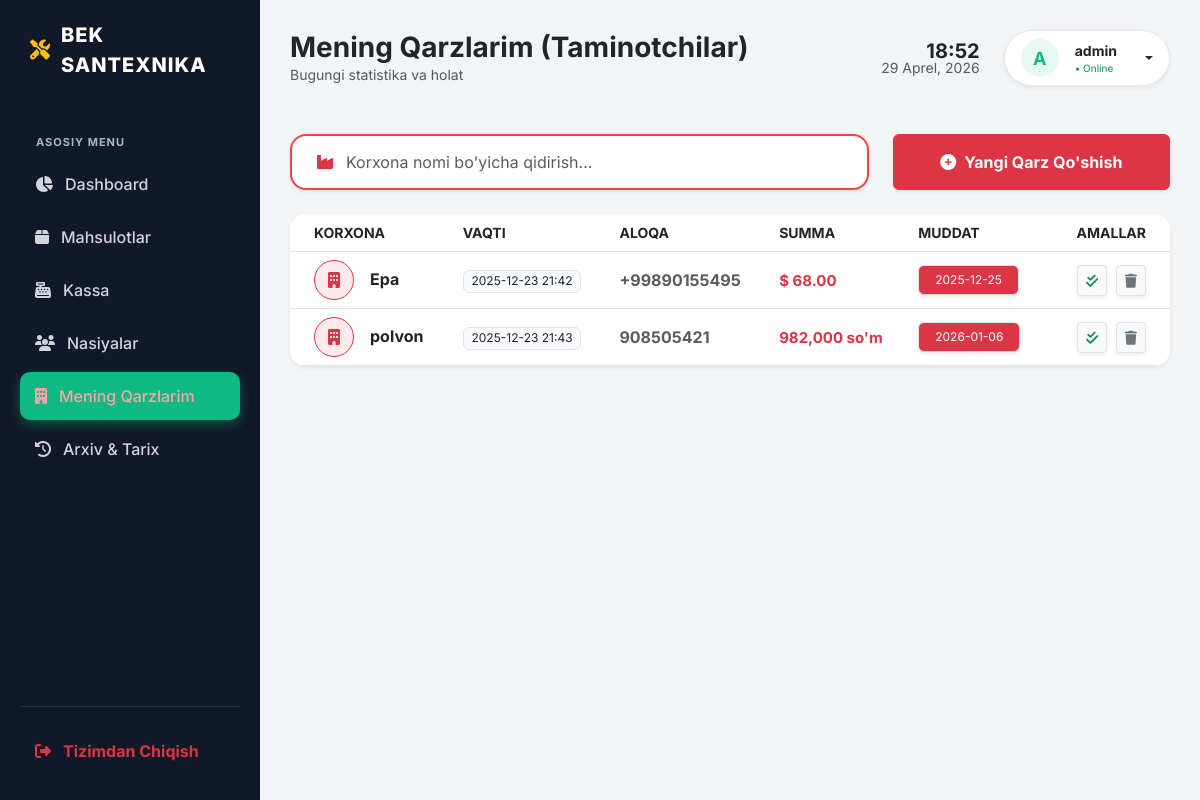
/my_debts (signed in), run on the app's committed database.
### tables this page shows
CREATE TABLE my_debts
                    (
                        id
                        INTEGER
                        PRIMARY
                        KEY
                        AUTOINCREMENT,
                        supplier
                        TEXT, -- Korxona nomi
                        phone
                        TEXT,
                        amount
                        REAL,
                        currency
                        TEXT
                        DEFAULT
                        'UZS',
                        note
                        TEXT,
                        due_date
                        TEXT,
                        date_added
                        TEXT,
                        status
                        TEXT
                        DEFAULT
                        'active'
                    );

### app.py (the view, shortened to what this page needs)
@app.route('/my_debts', methods=['GET', 'POST'])
@login_required
def my_debts():
    conn = get_db()
    my_debts = conn.execute("SELECT * FROM my_debts WHERE status='active' ORDER BY due_date ASC").fetchall()
    conn.close()
    return render_template('my_debts.html', my_debts=my_debts)

### app.py (called while the page is built)
def get_db():
    conn = sqlite3.connect('database.db', timeout=30)
    try:
        conn.execute('PRAGMA journal_mode=WAL;')
        conn.execute('PRAGMA synchronous=NORMAL;')
    except:
        pass
    conn.row_factory = sqlite3.Row
    return conn

@app.template_filter('date_color')
def date_color_filter(date_str):
    try:
        due_date = datetime.strptime(date_str, '%Y-%m-%d').date()
        today = datetime.now().date()
        days_left = (due_date - today).days
        if days_left < 0:
            return "bg-danger text-white"
        elif days_left == 0:
            return "bg-danger text-white border border-dark"
        elif days_left <= 3:
            return "bg-warning text-dark fw-bold"
        else:
            return "bg-primary bg-opacity-10 text-primary border border-primary"
    except:
        return "bg-secondary text-white"

def login_required(f):
    @wraps(f)
    def decorated_function(*args, **kwargs):
        if not session.get('logged_in'): return redirect(url_for('login'))
        return f(*args, **kwargs)
    return decorated_function

@app.after_request
def add_header(response):
    if 'static' in request.path:
        response.cache_control.max_age = 31536000
        response.cache_control.public = True
    return response

### templates/my_debts.html (shortened to what this page needs)
{% extends 'base.html' %}
{% block title %} Mening Qarzlarim (Taminotchilar) {% endblock %}
{% block content %}
<div class="row mb-4">
    <div class="col-md-8">
        <div class="card-custom p-2 d-flex align-items-center shadow-sm" style="border: 2px solid #ef4444;">
            <i class="fas fa-industry text-danger ms-3"></i>
            <input type="text" id="searchInput" class="form-control border-0 shadow-none" placeholder="Korxona nomi bo'yicha qidirish...">
        </div>
    </div>
    <div class="col-md-4 mt-3 mt-md-0">
        <button class="btn btn-danger w-100 h-100 fw-bold shadow-sm d-flex align-items-center justify-content-center gap-2"
                data-bs-toggle="modal" data-bs-target="#debtModal">
            <i class="fas fa-plus-circle"></i> Yangi Qarz Qo'shish
        </button>
    </div>
</div>
<div class="card-custom p-0 overflow-hidden shadow-sm">
    <div class="table-responsive" style="max-height: 700px;">
        <table class="table table-hover mb-0 align-middle">
            <thead class="bg-light text-uppercase small text-muted sticky-top">
                <tr>
                    <th class="ps-4">Korxona</th>
                    <th>Vaqti</th>
                    <th>Aloqa</th>
                    <th>Summa</th>
                    <th>Muddat</th>
                    <th class="text-end pe-4">Amallar</th>
                </tr>
            </thead>
            <tbody id="tableBody">
                {% for d in my_debts %}
                <tr class="debt-row">
                    <td class="ps-4">
                        <div class="d-flex align-items-center gap-3">
                            <div class="bg-danger bg-opacity-10 text-danger rounded-circle d-flex align-items-center justify-content-center fw-bold border border-danger" style="width: 40px; height: 40px;">
                                <i class="fas fa-building"></i>
                            </div>
                            <div>
                                <h6 class="m-0 fw-bold text-dark customer-name">{{ d.supplier }}</h6>
                            </div>
                        </div>
                    </td>
                    <td>
                        <span class="badge bg-light text-dark border fw-normal">{{ d.date_added }}</span>
                    </td>
                    <td>
                        <span class="text-muted fw-bold">{{ d.phone }}</span>
                    </td>
                    <td>
                        <span class="text-danger fw-bold" style="font-size: 15px;">
                            {% if d.currency == 'USD' %} $ {{ "{:,.2f}".format(d.amount | float) }}
                            {% else %} {{ "{:,.0f}".format(d.amount | float) }} so'm {% endif %}
                        </span>
                    </td>
                    <td>
                        <span class="badge {{ d.due_date | date_color }} border px-3 py-2 fw-normal shadow-sm">
                            {{ d.due_date }}
                        </span>
                    </td>
                    <td class="text-end pe-4">
                        <form method="POST" style="display:inline;">
                            <button class="btn btn-sm btn-light border text-success shadow-sm mx-1" title="Qarz uzildi">
                                <i class="fas fa-check-double"></i>
                            </button>
                        </form>
                        <form method="POST" style="display:inline;" onsubmit="return confirm('O\'chirilsinmi?');">
                            <button class="btn btn-sm btn-light border text-secondary shadow-sm" title="O'chirish">
                                <i class="fas fa-trash"></i>
                            </button>
                        </form>
                    </td>
                </tr>
                {% else %}
                <tr><td colspan="6" class="text-center py-5 text-muted">Hozircha qarzingiz yo'q!</td></tr>
                {% endfor %}
            </tbody>
        </table>
    </div>
</div>
{% endblock %}

### templates/base.html (style rules this page uses)
:root { --primary-color: #10b981; --primary-hover: #059669; --sidebar-bg: #111827; --bg-body: #f3f4f6; --text-dark: #1f2937; }
body { font-family: 'Inter', sans-serif; background-color: var(--bg-body); color: var(--text-dark); overflow-x: hidden; }
.card-custom { background: #fff; border-radius: 16px; padding: 24px; box-shadow: 0 4px 6px -1px rgba(0, 0, 0, 0.05); border: none; height: 100%; }

### data on the page
my_debts: supplier "Epa", date_added "2025-12-23 21:42", phone "+99890155495", amount "68.00", due_date "2025-12-25"
my_debts: supplier "polvon", date_added "2025-12-23 21:43", phone "908505421", amount "982,000", due_date "2026-01-06"

### other printed values
{{ session.get('username', 'A')[0].upper() }} "A"
{{ session.get('username', 'Admin') }} "admin"
